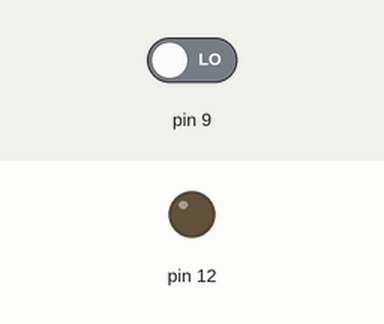
Recording of a sketch running on a simulated Arduino Uno, built with avr-gcc and run on an emulated ATmega328P. Shown: output pins drawn as LEDs (lit = HIGH). Inputs (shaded band) come from the test bench; at power-on: pin 9 LOW.

Above: at 1.2 s.
1.3 s: pin 9 driven HIGH
Timing chart, 0 to 4.3 s (numbered marks = the images above; inputs shaded):
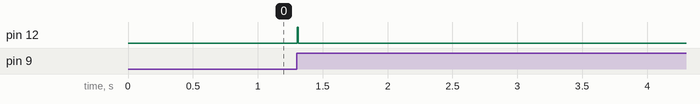

The sketch:

flanco_sub.ino
```cpp
void setup() {
  pinMode (9,INPUT);
  pinMode (12,OUTPUT);
}
boolean Eant = 0, Fl = 0, Fs = 0, Fb = 0;
void loop() {
  Eant = digitalRead (9);
  delay (10);
  Fl = (Eant ^ (digitalRead (9)));
  digitalWrite (12,Fl);
  if (Fl){
    if (digitalRead (9)){
      Fs = 1;
      Fb = 0;
    }else{
      Fs = 0;
      Fb = 1;
    }
  }
  Fs = 0;
  Fb = 0;
}
```

Measured:
- after the input at 1.3 s, pin 12: LOW → HIGH at once, → LOW 0.01 s later
